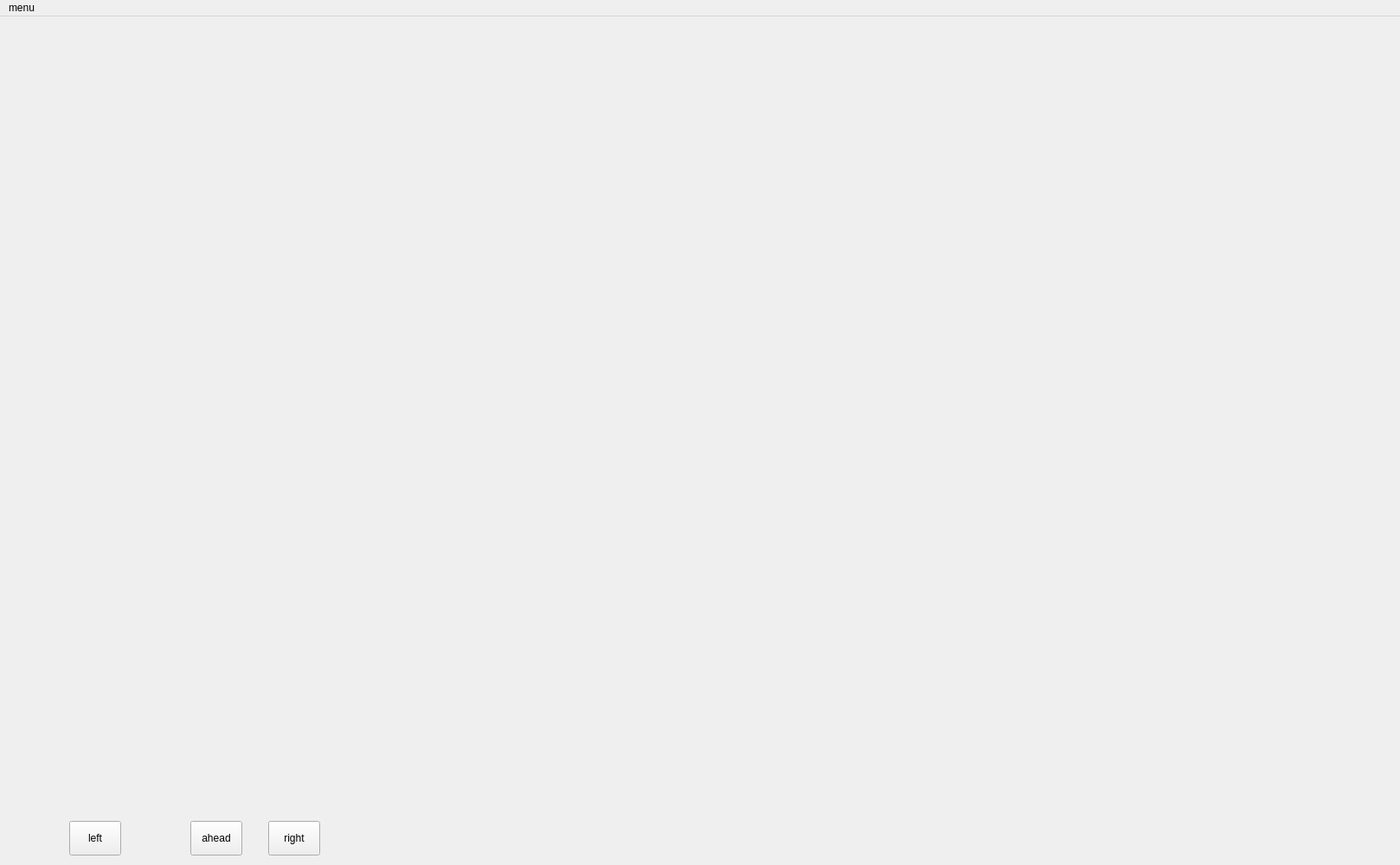
<?xml version="1.0" encoding="UTF-8"?>
<ui version="4.0">
 <class>MyMainWindow</class>
 <widget class="QMainWindow" name="MyMainWindow">
  <property name="geometry">
   <rect>
    <x>0</x>
    <y>0</y>
    <width>1618</width>
    <height>1000</height>
   </rect>
  </property>
  <property name="sizePolicy">
   <sizepolicy hsizetype="Ignored" vsizetype="Preferred">
    <horstretch>0</horstretch>
    <verstretch>0</verstretch>
   </sizepolicy>
  </property>
  <property name="minimumSize">
   <size>
    <width>1618</width>
    <height>1000</height>
   </size>
  </property>
  <property name="maximumSize">
   <size>
    <width>1618</width>
    <height>1000</height>
   </size>
  </property>
  <property name="windowTitle">
   <string>MyMainWindow</string>
  </property>
  <widget class="QWidget" name="centralWidget">
   <widget class="QStackedWidget" name="stackedWidget">
    <property name="geometry">
     <rect>
      <x>0</x>
      <y>0</y>
      <width>1618</width>
      <height>983</height>
     </rect>
    </property>
    <property name="currentIndex">
     <number>1</number>
    </property>
    <widget class="QWidget" name="startpage">
     <widget class="QToolButton" name="guidebutton">
      <property name="geometry">
       <rect>
        <x>370</x>
        <y>800</y>
        <width>400</width>
        <height>200</height>
       </rect>
      </property>
      <property name="font">
       <font>
        <family>Kristen ITC</family>
        <pointsize>28</pointsize>
        <weight>75</weight>
        <bold>true</bold>
       </font>
      </property>
      <property name="autoFillBackground">
       <bool>false</bool>
      </property>
      <property name="styleSheet">
       <string notr="true">background-color: rgba(0, 0, 0, 0)</string>
      </property>
      <property name="text">
       <string>Guide mode</string>
      </property>
     </widget>
     <widget class="QToolButton" name="visitorbutton">
      <property name="geometry">
       <rect>
        <x>850</x>
        <y>800</y>
        <width>400</width>
        <height>200</height>
       </rect>
      </property>
      <property name="font">
       <font>
        <family>Kristen ITC</family>
        <pointsize>28</pointsize>
        <weight>75</weight>
        <bold>true</bold>
       </font>
      </property>
      <property name="styleSheet">
       <string notr="true">background-color: rbga(0,0,0,0);</string>
      </property>
      <property name="text">
       <string>Visitor mode</string>
      </property>
      <property name="autoExclusive">
       <bool>false</bool>
      </property>
     </widget>
     <widget class="QLabel" name="startpageimg">
      <property name="geometry">
       <rect>
        <x>0</x>
        <y>0</y>
        <width>1618</width>
        <height>983</height>
       </rect>
      </property>
      <property name="styleSheet">
       <string notr="true">background-color: transparent; border: 1px solid black;</string>
      </property>
      <property name="text">
       <string/>
      </property>
      <property name="pixmap">
       <pixmap resource="pku_img.qrc">:/westgate.jpg</pixmap>
      </property>
      <property name="scaledContents">
       <bool>true</bool>
      </property>
     </widget>
    </widget>
    <widget class="QWidget" name="visitorpage">
     <widget class="QStackedWidget" name="visitorview">
      <property name="geometry">
       <rect>
        <x>0</x>
        <y>0</y>
        <width>1618</width>
        <height>983</height>
       </rect>
      </property>
      <property name="maximumSize">
       <size>
        <width>1618</width>
        <height>983</height>
       </size>
      </property>
      <widget class="QWidget" name="page">
       <widget class="QLabel" name="img1">
        <property name="geometry">
         <rect>
          <x>0</x>
          <y>0</y>
          <width>1618</width>
          <height>983</height>
         </rect>
        </property>
        <property name="text">
         <string/>
        </property>
        <property name="pixmap">
         <pixmap resource="pku_img.qrc">:/1.jpg</pixmap>
        </property>
        <property name="scaledContents">
         <bool>true</bool>
        </property>
       </widget>
      </widget>
      <widget class="QWidget" name="page_2">
       <widget class="QLabel" name="label">
        <property name="geometry">
         <rect>
          <x>80</x>
          <y>730</y>
          <width>241</width>
          <height>81</height>
         </rect>
        </property>
        <property name="text">
         <string>index=1;(0   0   1   0)</string>
        </property>
       </widget>
      </widget>
      <widget class="QWidget" name="page_3">
       <widget class="QLabel" name="label_2">
        <property name="geometry">
         <rect>
          <x>180</x>
          <y>740</y>
          <width>161</width>
          <height>121</height>
         </rect>
        </property>
        <property name="text">
         <string>index=2   0  0  -1  0</string>
        </property>
       </widget>
      </widget>
      <widget class="QWidget" name="page_4">
       <widget class="QLabel" name="label_3">
        <property name="geometry">
         <rect>
          <x>180</x>
          <y>710</y>
          <width>161</width>
          <height>181</height>
         </rect>
        </property>
        <property name="text">
         <string>3  0  1  0  1</string>
        </property>
       </widget>
      </widget>
      <widget class="QWidget" name="page_5"/>
     </widget>
     <widget class="QToolButton" name="leftbutton">
      <property name="geometry">
       <rect>
        <x>80</x>
        <y>930</y>
        <width>60</width>
        <height>40</height>
       </rect>
      </property>
      <property name="styleSheet">
       <string notr="true"/>
      </property>
      <property name="text">
       <string>left</string>
      </property>
     </widget>
     <widget class="QToolButton" name="aheadbutton">
      <property name="geometry">
       <rect>
        <x>220</x>
        <y>930</y>
        <width>60</width>
        <height>40</height>
       </rect>
      </property>
      <property name="text">
       <string>ahead</string>
      </property>
     </widget>
     <widget class="QToolButton" name="rightbutton">
      <property name="geometry">
       <rect>
        <x>310</x>
        <y>930</y>
        <width>60</width>
        <height>40</height>
       </rect>
      </property>
      <property name="text">
       <string>right</string>
      </property>
     </widget>
    </widget>
    <widget class="QWidget" name="guidepage">
     <widget class="QComboBox" name="startbox">
      <property name="geometry">
       <rect>
        <x>300</x>
        <y>100</y>
        <width>400</width>
        <height>40</height>
       </rect>
      </property>
      <property name="styleSheet">
       <string notr="true">font: 75 16pt &quot;Kristen ITC&quot;;</string>
      </property>
      <item>
       <property name="text">
        <string>teachingbuilding</string>
       </property>
      </item>
      <item>
       <property name="text">
        <string>canteen</string>
       </property>
      </item>
     </widget>
     <widget class="QComboBox" name="endbox">
      <property name="geometry">
       <rect>
        <x>300</x>
        <y>200</y>
        <width>400</width>
        <height>40</height>
       </rect>
      </property>
      <property name="styleSheet">
       <string notr="true">font: 75 16pt &quot;Kristen ITC&quot;;</string>
      </property>
      <item>
       <property name="text">
        <string>teachingbuilding</string>
       </property>
      </item>
      <item>
       <property name="text">
        <string>canteen</string>
       </property>
      </item>
     </widget>
     <widget class="QLabel" name="startpoint">
      <property name="geometry">
       <rect>
        <x>80</x>
        <y>100</y>
        <width>200</width>
        <height>40</height>
       </rect>
      </property>
      <property name="styleSheet">
       <string notr="true">font: 75 16pt &quot;Kristen ITC&quot;;</string>
      </property>
      <property name="text">
       <string>startpoint</string>
      </property>
      <property name="scaledContents">
       <bool>true</bool>
      </property>
     </widget>
     <widget class="QLabel" name="endpoint">
      <property name="geometry">
       <rect>
        <x>80</x>
        <y>200</y>
        <width>200</width>
        <height>40</height>
       </rect>
      </property>
      <property name="styleSheet">
       <string notr="true">font: 75 16pt &quot;Kristen ITC&quot;;</string>
      </property>
      <property name="text">
       <string>endpoint</string>
      </property>
      <property name="textFormat">
       <enum>Qt::AutoText</enum>
      </property>
      <property name="scaledContents">
       <bool>true</bool>
      </property>
     </widget>
     <widget class="QLabel" name="guidepageimg">
      <property name="geometry">
       <rect>
        <x>0</x>
        <y>0</y>
        <width>1618</width>
        <height>2000</height>
       </rect>
      </property>
      <property name="text">
       <string/>
      </property>
      <property name="pixmap">
       <pixmap resource="pku_img.qrc">:/guidepageimg.jpg</pixmap>
      </property>
      <property name="scaledContents">
       <bool>true</bool>
      </property>
     </widget>
     <widget class="QToolButton" name="startguide">
      <property name="geometry">
       <rect>
        <x>900</x>
        <y>150</y>
        <width>300</width>
        <height>50</height>
       </rect>
      </property>
      <property name="styleSheet">
       <string notr="true">background-color: rgba(0, 0, 0, 0);font: 75 16pt &quot;Kristen ITC&quot;;</string>
      </property>
      <property name="text">
       <string>start guide</string>
      </property>
     </widget>
    </widget>
   </widget>
  </widget>
  <widget class="QMenuBar" name="menuBar">
   <property name="geometry">
    <rect>
     <x>0</x>
     <y>0</y>
     <width>1618</width>
     <height>17</height>
    </rect>
   </property>
   <widget class="QMenu" name="menuS">
    <property name="title">
     <string>menu</string>
    </property>
    <addaction name="separator"/>
    <addaction name="actionBack"/>
    <addaction name="actionExit"/>
    <addaction name="actionHelp"/>
   </widget>
   <addaction name="menuS"/>
  </widget>
  <action name="actionBack">
   <property name="text">
    <string>back</string>
   </property>
  </action>
  <action name="actionExit">
   <property name="text">
    <string>exit</string>
   </property>
  </action>
  <action name="actionHelp">
   <property name="text">
    <string>help</string>
   </property>
  </action>
 </widget>
 <layoutdefault spacing="6" margin="11"/>
 <resources>
  <include location="pku_img.qrc"/>
 </resources>
 <connections/>
</ui>
